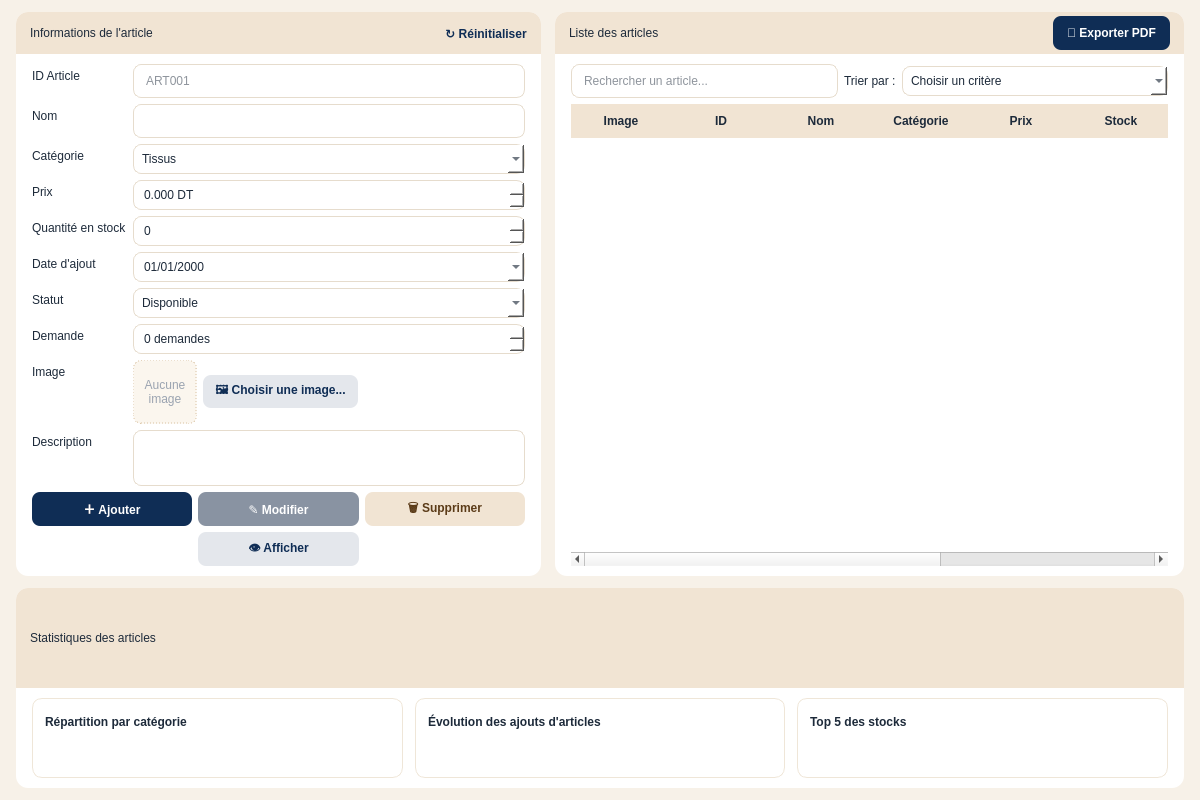
<?xml version="1.0" encoding="UTF-8"?>
<ui version="4.0">
 <class>ArticlesPage</class>
 <widget class="QWidget" name="ArticlesPage">
  <property name="geometry"><rect><x>0</x><y>0</y><width>1200</width><height>800</height></rect></property>
  <property name="styleSheet"><string notr="true">QWidget#ArticlesPage{background:#f7f1e8}
#body{background:#f7f1e8}
QLabel{color:#1d2a3a;background:transparent}
QLineEdit{border:1px solid #e6dccd;border-radius:8px;padding:8px 10px;background:white;color:#1d2a3a;selection-background-color:#d9a566;selection-color:#1d2a3a}
#formPanel,#listPanel,#statsPanel{background:white;border-radius:12px}
#formHeader,#listHeader,#statsHeader{background:#f1e4d3;border-top-left-radius:12px;border-top-right-radius:12px}
#lblFormTitle,#lblListTitle,#lblSortBy,#lblStatsTitle{font:600 13pt Georgia;background:transparent}
#cardDonut,#cardLine,#cardBars{background:white;border:1px solid #efe6d8;border-radius:10px}
QComboBox,QDoubleSpinBox,QSpinBox,QDateEdit,QTextEdit{border:1px solid #e6dccd;border-radius:8px;padding:6px 8px;background:white;color:#1d2a3a;selection-background-color:#d9a566;selection-color:#1d2a3a}
QComboBox QAbstractItemView{background:white;color:#1d2a3a;selection-background-color:#f1e4d3;selection-color:#1d2a3a;border:1px solid #e6dccd}
QCalendarWidget QWidget{background:white;color:#1d2a3a}
QCalendarWidget QAbstractItemView{selection-background-color:#d9a566;selection-color:#1d2a3a}
#btnAdd,#btnPdf{background:#0f2d55;color:white;border-radius:8px;font-weight:600;padding:0 14px}
#btnMod{background:#8993a2;color:white;border-radius:8px;font-weight:600}
#btnDel{background:#f1e4d3;color:#5b3b18;border-radius:8px;font-weight:600}
#btnView{background:#e4e7ec;color:#0f2d55;border-radius:8px;font-weight:600}
#btnImg{background:#e4e7ec;color:#0f2d55;border-radius:8px;font-weight:600;padding:6px 12px}
#lImg{background:#fbf6ee;border:1px dashed #d9c3a3;border-radius:8px;color:#9aa3b0}
#btnReset{background:transparent;color:#0f2d55;border:0;font-weight:600}
QHeaderView::section{background:#f1e4d3;color:#1d2a3a;border:0;padding:8px;font-weight:600}
QTableWidget{background:white;alternate-background-color:#fbf6ee;color:#1d2a3a;border:0;gridline-color:#efe6d8;selection-background-color:#f6e7d0;selection-color:#1d2a3a}
QTableWidget::item{padding:4px 6px}
QTableCornerButton::section{background:#f1e4d3;border:0}
QScrollBar:vertical{background:#f7f1e8;width:10px;border-radius:5px}
QScrollBar::handle:vertical{background:#d9c3a3;border-radius:5px;min-height:24px}
QScrollBar::add-line,QScrollBar::sub-line{height:0;width:0}
QMessageBox{background:white}
QMessageBox QLabel{color:#1d2a3a}
QMessageBox QPushButton{background:#0f2d55;color:white;border-radius:6px;padding:6px 16px;min-width:70px}
</string></property>
  <layout class="QVBoxLayout" name="rightLayout" stretch="0,1">
   <property name="leftMargin"><number>0</number></property><property name="topMargin"><number>0</number></property><property name="rightMargin"><number>0</number></property><property name="bottomMargin"><number>0</number></property><property name="spacing"><number>0</number></property>
   <item><widget class="BannerWidget" name="banner"></widget></item>
   <item><widget class="QFrame" name="body"><layout class="QVBoxLayout" name="bodyLayout" stretch="1,0"><property name="leftMargin"><number>16</number></property><property name="topMargin"><number>12</number></property><property name="rightMargin"><number>16</number></property><property name="bottomMargin"><number>12</number></property><property name="spacing"><number>12</number></property><item><layout class="QHBoxLayout" name="rowLayout" stretch="5,6"><property name="spacing"><number>14</number></property><item><widget class="QFrame" name="formPanel"><layout class="QVBoxLayout" name="formPanelLayout"><property name="leftMargin"><number>0</number></property><property name="topMargin"><number>0</number></property><property name="rightMargin"><number>0</number></property><property name="bottomMargin"><number>0</number></property><property name="spacing"><number>0</number></property><item><widget class="QFrame" name="formHeader"><layout class="QHBoxLayout" name="formHeaderLayout"><property name="leftMargin"><number>14</number></property><property name="topMargin"><number>4</number></property><property name="rightMargin"><number>14</number></property><property name="bottomMargin"><number>4</number></property><item><widget class="QLabel" name="lblFormTitle"><property name="text"><string>Informations de l'article</string></property></widget></item><item><spacer name="spcFH"><property name="orientation"><enum>Qt::Horizontal</enum></property><property name="sizeHint" stdset="0"><size><width>20</width><height>20</height></size></property></spacer></item><item><widget class="QPushButton" name="btnReset"><property name="text"><string>↻ Réinitialiser</string></property><property name="cursor"><cursorShape>PointingHandCursor</cursorShape></property><property name="minimumSize"><size><width>0</width><height>34</height></size></property></widget></item></layout></widget></item><item><widget class="QWidget" name="formBody"><layout class="QVBoxLayout" name="formBodyLayout"><property name="leftMargin"><number>16</number></property><property name="topMargin"><number>10</number></property><property name="rightMargin"><number>16</number></property><property name="bottomMargin"><number>10</number></property><item><layout class="QFormLayout" name="formLayout"><property name="verticalSpacing"><number>6</number></property><item row="0" column="0"><widget class="QLabel" name="lbl_eId"><property name="text"><string>ID Article</string></property></widget></item><item row="0" column="1"><widget class="QLineEdit" name="eId"><property name="placeholderText"><string>ART001</string></property></widget></item><item row="1" column="0"><widget class="QLabel" name="lbl_eNom"><property name="text"><string>Nom</string></property></widget></item><item row="1" column="1"><widget class="QLineEdit" name="eNom"></widget></item><item row="2" column="0"><widget class="QLabel" name="lbl_cCat"><property name="text"><string>Catégorie</string></property></widget></item><item row="2" column="1"><widget class="QComboBox" name="cCat"><item><property name="text"><string>Tissus</string></property></item><item><property name="text"><string>Fils</string></property></item><item><property name="text"><string>Boutons</string></property></item><item><property name="text"><string>Fermetures</string></property></item><item><property name="text"><string>Accessoires</string></property></item></widget></item><item row="3" column="0"><widget class="QLabel" name="lbl_sPrix"><property name="text"><string>Prix</string></property></widget></item><item row="3" column="1"><widget class="QDoubleSpinBox" name="sPrix"><property name="suffix"><string> DT</string></property><property name="decimals"><number>3</number></property><property name="maximum"><double>999999</double></property></widget></item><item row="4" column="0"><widget class="QLabel" name="lbl_sQte"><property name="text"><string>Quantité en stock</string></property></widget></item><item row="4" column="1"><widget class="QSpinBox" name="sQte"><property name="maximum"><number>9999999</number></property></widget></item><item row="5" column="0"><widget class="QLabel" name="lbl_dDate"><property name="text"><string>Date d'ajout</string></property></widget></item><item row="5" column="1"><widget class="QDateEdit" name="dDate"><property name="displayFormat"><string>dd/MM/yyyy</string></property><property name="calendarPopup"><bool>true</bool></property></widget></item><item row="6" column="0"><widget class="QLabel" name="lbl_cSt"><property name="text"><string>Statut</string></property></widget></item><item row="6" column="1"><widget class="QComboBox" name="cSt"><item><property name="text"><string>Disponible</string></property></item><item><property name="text"><string>Rupture de stock</string></property></item><item><property name="text"><string>Archivé</string></property></item></widget></item><item row="7" column="0"><widget class="QLabel" name="lbl_sDem"><property name="text"><string>Demande</string></property></widget></item><item row="7" column="1"><widget class="QSpinBox" name="sDem"><property name="suffix"><string> demandes</string></property><property name="maximum"><number>9999999</number></property></widget></item><item row="8" column="0"><widget class="QLabel" name="lbl_img"><property name="text"><string>Image</string></property></widget></item><item row="8" column="1"><layout class="QHBoxLayout" name="imgLayout"><item><widget class="QLabel" name="lImg"><property name="minimumSize"><size><width>64</width><height>64</height></size></property><property name="maximumSize"><size><width>64</width><height>64</height></size></property><property name="text"><string>Aucune
image</string></property><property name="alignment"><set>Qt::AlignCenter</set></property></widget></item><item><widget class="QPushButton" name="btnImg"><property name="text"><string>🖼 Choisir une image...</string></property><property name="cursor"><cursorShape>PointingHandCursor</cursorShape></property></widget></item><item><spacer name="spcImg"><property name="orientation"><enum>Qt::Horizontal</enum></property><property name="sizeHint" stdset="0"><size><width>20</width><height>20</height></size></property></spacer></item></layout></item><item row="9" column="0"><widget class="QLabel" name="lbl_eDesc"><property name="text"><string>Description</string></property></widget></item><item row="9" column="1"><widget class="QTextEdit" name="eDesc"><property name="maximumSize"><size><width>16777215</width><height>56</height></size></property></widget></item></layout></item><item><layout class="QGridLayout" name="btnGrid"><item row="0" column="0"><widget class="QPushButton" name="btnAdd"><property name="text"><string>＋ Ajouter</string></property><property name="cursor"><cursorShape>PointingHandCursor</cursorShape></property><property name="minimumSize"><size><width>0</width><height>34</height></size></property></widget></item><item row="0" column="1"><widget class="QPushButton" name="btnMod"><property name="text"><string>✎ Modifier</string></property><property name="cursor"><cursorShape>PointingHandCursor</cursorShape></property><property name="minimumSize"><size><width>0</width><height>34</height></size></property></widget></item><item row="0" column="2"><widget class="QPushButton" name="btnDel"><property name="text"><string>🗑 Supprimer</string></property><property name="cursor"><cursorShape>PointingHandCursor</cursorShape></property><property name="minimumSize"><size><width>0</width><height>34</height></size></property></widget></item><item row="1" column="1"><widget class="QPushButton" name="btnView"><property name="text"><string>👁 Afficher</string></property><property name="cursor"><cursorShape>PointingHandCursor</cursorShape></property><property name="minimumSize"><size><width>0</width><height>34</height></size></property></widget></item></layout></item><item><spacer name="spcForm"><property name="orientation"><enum>Qt::Vertical</enum></property><property name="sizeHint" stdset="0"><size><width>20</width><height>10</height></size></property></spacer></item></layout></widget></item></layout></widget></item><item><widget class="QFrame" name="listPanel"><layout class="QVBoxLayout" name="listPanelLayout"><property name="leftMargin"><number>0</number></property><property name="topMargin"><number>0</number></property><property name="rightMargin"><number>0</number></property><property name="bottomMargin"><number>0</number></property><property name="spacing"><number>0</number></property><item><widget class="QFrame" name="listHeader"><layout class="QHBoxLayout" name="listHeaderLayout"><property name="leftMargin"><number>14</number></property><property name="topMargin"><number>4</number></property><property name="rightMargin"><number>14</number></property><property name="bottomMargin"><number>4</number></property><item><widget class="QLabel" name="lblListTitle"><property name="text"><string>Liste des articles</string></property></widget></item><item><spacer name="spcLH"><property name="orientation"><enum>Qt::Horizontal</enum></property><property name="sizeHint" stdset="0"><size><width>20</width><height>20</height></size></property></spacer></item><item><widget class="QPushButton" name="btnPdf"><property name="text"><string>📄 Exporter PDF</string></property><property name="cursor"><cursorShape>PointingHandCursor</cursorShape></property><property name="minimumSize"><size><width>0</width><height>34</height></size></property></widget></item></layout></widget></item><item><widget class="QWidget" name="listBody"><layout class="QVBoxLayout" name="listBodyLayout"><property name="leftMargin"><number>16</number></property><property name="topMargin"><number>10</number></property><property name="rightMargin"><number>16</number></property><property name="bottomMargin"><number>10</number></property><item><layout class="QHBoxLayout" name="toolsLayout" stretch="1,0,1"><item><widget class="QLineEdit" name="search"><property name="placeholderText"><string>Rechercher un article...</string></property></widget></item><item><widget class="QLabel" name="lblSortBy"><property name="text"><string>Trier par :</string></property></widget></item><item><widget class="QComboBox" name="cSort"><item><property name="text"><string>Choisir un critère</string></property></item><item><property name="text"><string>Nom</string></property></item><item><property name="text"><string>Catégorie</string></property></item><item><property name="text"><string>Prix</string></property></item><item><property name="text"><string>Stock</string></property></item><item><property name="text"><string>Date d'ajout</string></property></item><item><property name="text"><string>Demande (forte → faible)</string></property></item></widget></item></layout></item><item><widget class="QTableWidget" name="tb"><property name="editTriggers"><set>QAbstractItemView::NoEditTriggers</set></property><property name="alternatingRowColors"><bool>true</bool></property><property name="selectionMode"><enum>QAbstractItemView::SingleSelection</enum></property><property name="selectionBehavior"><enum>QAbstractItemView::SelectRows</enum></property><property name="showGrid"><bool>false</bool></property><property name="wordWrap"><bool>false</bool></property><property name="frameShape"><enum>QFrame::NoFrame</enum></property><attribute name="horizontalHeaderStretchLastSection"><bool>true</bool></attribute><attribute name="verticalHeaderVisible"><bool>false</bool></attribute><attribute name="verticalHeaderDefaultSectionSize"><number>54</number></attribute><column><property name="text"><string>Image</string></property></column><column><property name="text"><string>ID</string></property></column><column><property name="text"><string>Nom</string></property></column><column><property name="text"><string>Catégorie</string></property></column><column><property name="text"><string>Prix</string></property></column><column><property name="text"><string>Stock</string></property></column><column><property name="text"><string>Demande</string></property></column><column><property name="text"><string>Statut</string></property></column></widget></item></layout></widget></item></layout></widget></item></layout></item><item><widget class="QFrame" name="statsPanel"><property name="minimumSize"><size><width>0</width><height>200</height></size></property><property name="maximumSize"><size><width>16777215</width><height>200</height></size></property><layout class="QVBoxLayout" name="statsPanelLayout"><property name="leftMargin"><number>0</number></property><property name="topMargin"><number>0</number></property><property name="rightMargin"><number>0</number></property><property name="bottomMargin"><number>0</number></property><property name="spacing"><number>0</number></property><item><widget class="QFrame" name="statsHeader"><layout class="QHBoxLayout" name="statsHeaderLayout"><property name="leftMargin"><number>14</number></property><property name="topMargin"><number>4</number></property><property name="rightMargin"><number>14</number></property><property name="bottomMargin"><number>4</number></property><item><widget class="QLabel" name="lblStatsTitle"><property name="text"><string>Statistiques des articles</string></property></widget></item></layout></widget></item><item><widget class="QWidget" name="statsBody"><layout class="QHBoxLayout" name="statsBodyLayout"><property name="leftMargin"><number>16</number></property><property name="topMargin"><number>10</number></property><property name="rightMargin"><number>16</number></property><property name="bottomMargin"><number>10</number></property><property name="spacing"><number>12</number></property><item><widget class="QFrame" name="cardDonut"><layout class="QVBoxLayout" name="cardDonutLayout"><property name="leftMargin"><number>12</number></property><property name="topMargin"><number>8</number></property><property name="rightMargin"><number>12</number></property><property name="bottomMargin"><number>8</number></property><property name="spacing"><number>2</number></property><item><widget class="QLabel" name="lbl_cardDonut"><property name="text"><string>Répartition par catégorie</string></property><property name="styleSheet"><string notr="true">font-weight:bold;</string></property></widget></item><item><widget class="ChartWidget" name="chDonut"></widget></item></layout></widget></item><item><widget class="QFrame" name="cardLine"><layout class="QVBoxLayout" name="cardLineLayout"><property name="leftMargin"><number>12</number></property><property name="topMargin"><number>8</number></property><property name="rightMargin"><number>12</number></property><property name="bottomMargin"><number>8</number></property><property name="spacing"><number>2</number></property><item><widget class="QLabel" name="lbl_cardLine"><property name="text"><string>Évolution des ajouts d'articles</string></property><property name="styleSheet"><string notr="true">font-weight:bold;</string></property></widget></item><item><widget class="ChartWidget" name="chLine"></widget></item></layout></widget></item><item><widget class="QFrame" name="cardBars"><layout class="QVBoxLayout" name="cardBarsLayout"><property name="leftMargin"><number>12</number></property><property name="topMargin"><number>8</number></property><property name="rightMargin"><number>12</number></property><property name="bottomMargin"><number>8</number></property><property name="spacing"><number>2</number></property><item><widget class="QLabel" name="lbl_cardBars"><property name="text"><string>Top 5 des stocks</string></property><property name="styleSheet"><string notr="true">font-weight:bold;</string></property></widget></item><item><widget class="ChartWidget" name="chBars"></widget></item></layout></widget></item></layout></widget></item></layout></widget></item></layout></widget></item>
  </layout>
 </widget>
 <customwidgets>
  <customwidget><class>BannerWidget</class><extends>QWidget</extends><header>widgets.h</header><container>1</container></customwidget>
  <customwidget><class>ChartWidget</class><extends>QWidget</extends><header>widgets.h</header><container>1</container></customwidget>
 </customwidgets>
 <resources/>
 <connections/>
</ui>
